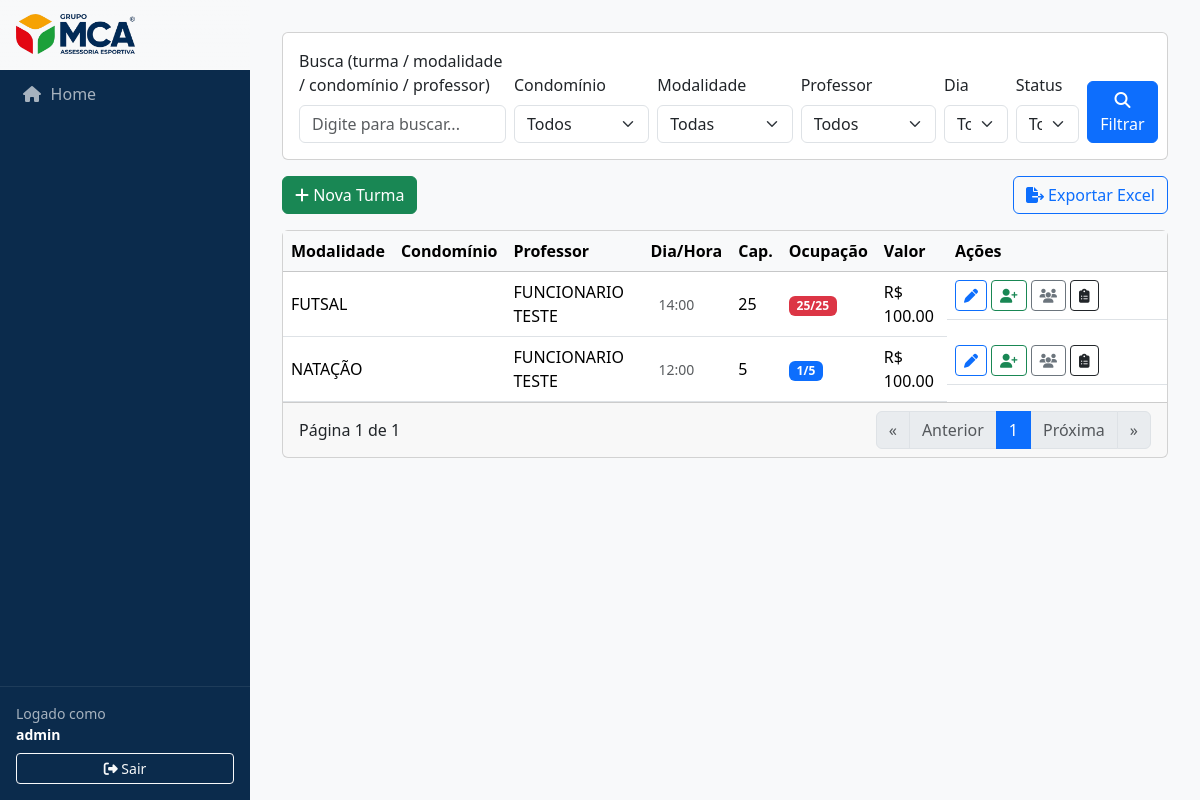
Page /turmas/ (signed in) on the earlier database version.
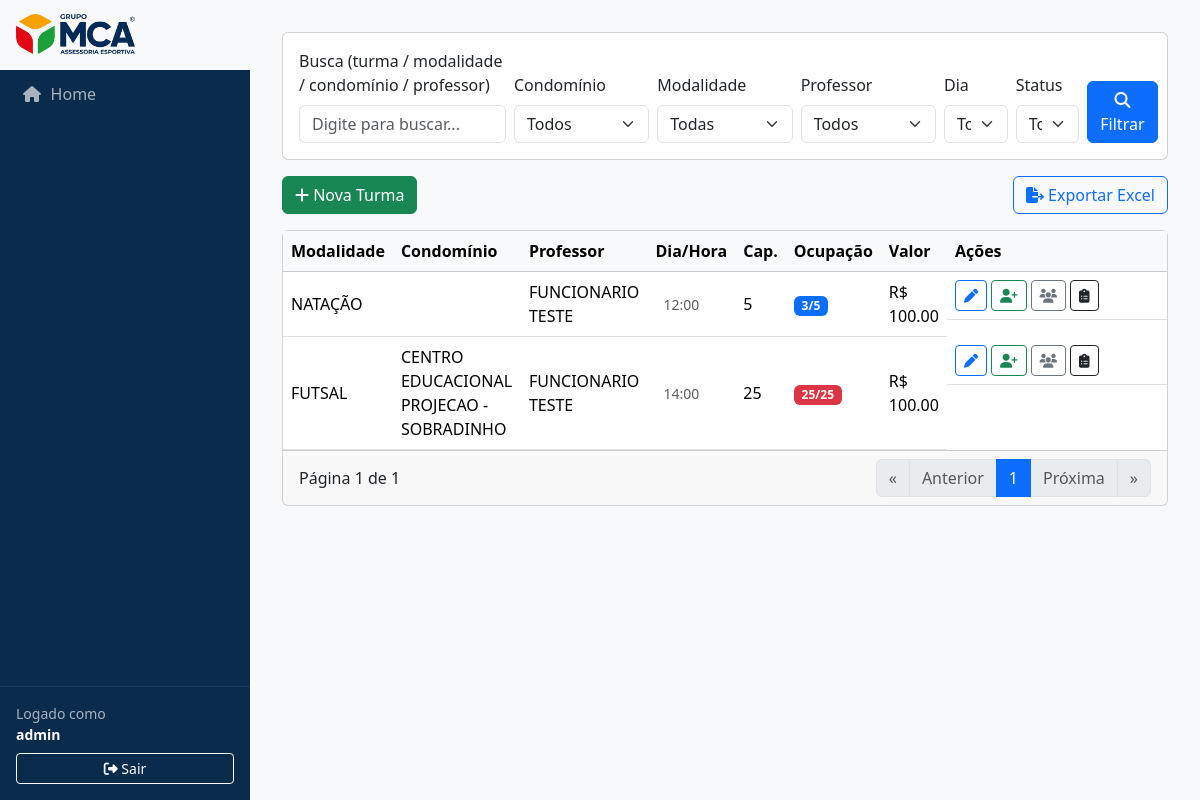
Same page on the later database version.
### turmas/models.py (models this page shows, shortened)
class Turma(models.Model):
    professor = models.ForeignKey(
        "funcionarios.Funcionario",
        on_delete=models.PROTECT,
        related_name="turmas",
    )
    modalidade = models.ForeignKey(
        "modalidades.Modalidade",
        on_delete=models.CASCADE,
        related_name="turmas",
    )
    nome_exibicao = models.CharField("Nome (opcional)", max_length=255, blank=True)
    valor = models.DecimalField("Valor Aula", max_digits=10, decimal_places=2,
                                validators=[MinValueValidator(Decimal("0.00"))])
    valor_dsr = models.DecimalField("Valor + DSR", max_digits=10, decimal_places=2,
                                    validators=[MinValueValidator(Decimal("0.00"))],
                                    default=Decimal("0.00"))
    vale_transporte = models.DecimalField("VT/VA", max_digits=10, decimal_places=2,
                                          validators=[MinValueValidator(Decimal("0.00"))],
                                          default=Decimal("0.00"))
    bonificacao = models.DecimalField("Bonificação", max_digits=10, decimal_places=2,
                                      validators=[MinValueValidator(Decimal("0.00"))],
                                      default=Decimal("0.00"), blank=True,null=True)
    observacoes = models.TextField("Observações", blank=True, null=True)
    capacidade = models.PositiveIntegerField("Capacidade (máx. alunos)",
                                             validators=[MinValueValidator(1)])
    hora_inicio = models.TimeField(default="18:00")
    duracao_minutos = models.PositiveIntegerField(default=60)
    seg = models.BooleanField("Seg", default=False)
    ter = models.BooleanField("Ter", default=False)
    qua = models.BooleanField("Qua", default=False)
    qui = models.BooleanField("Qui", default=False)
    sex = models.BooleanField("Sex", default=False)
    sab = models.BooleanField("Sáb", default=False)
    dom = models.BooleanField("Dom", default=False)
    inicio_vigencia = models.DateField()
    fim_vigencia = models.DateField(null=True, blank=True)
    ativo = models.BooleanField(default=True)
    created_at = models.DateTimeField(auto_now_add=True)
    updated_at = models.DateTimeField(auto_now=True)
    class Meta:
        ordering = ["modalidade__condominio__nome", "modalidade__nome", "hora_inicio", "id"]
        indexes = [
            models.Index(fields=["professor", "hora_inicio"]),
            models.Index(fields=["ativo"]),
        ]
        verbose_name = "Turma"
        verbose_name_plural = "Turmas"
    @property
    def condominio(self):
        return self.modalidade.condominio
    @property
    def ocupacao(self) -> int:
        return self.matriculas.filter(ativa=True).count()

### modalidades/models.py (models this page shows, shortened)
class Modalidade(models.Model):
    nome = models.CharField("Nome", max_length=100)
    slug = models.SlugField("Slug", max_length=120, unique=True, blank=True)
    descricao = models.TextField("Descrição", blank=True)
    ativo = models.BooleanField(default=True)
    condominio = models.ForeignKey(
        Condominio,
        on_delete=models.CASCADE,
        related_name="modalidades",
        verbose_name="Condomínio",
        null=True, blank=True
    )
    created_at = models.DateTimeField("Criado em", auto_now_add=True)
    updated_at = models.DateTimeField("Atualizado em", auto_now=True)
    class Meta:
        ordering = ["nome", "id"]
        verbose_name = "Modalidade"
        verbose_name_plural = "Modalidades"
        constraints = [
            models.UniqueConstraint(
                fields=["condominio", "nome"],
                name="uniq_modalidade_por_condominio_nome",
            )
        ]

### funcionarios/models.py (models this page shows, shortened)
class Funcionario(models.Model):
    user = models.OneToOneField(
        User, on_delete=models.CASCADE, related_name="funcionario",
        null=True, blank=True
    )
    cpf_cnpj = models.CharField("CPF/CNPJ", max_length=14, unique=True, validators=[DOC_VALIDATOR])
    nome = models.CharField("Nome", max_length=255)
    email = models.EmailField("E-mail", blank=True, validators=[EmailValidator()])
    telefone = models.CharField("Telefone", max_length=30, blank=True)
    rg = models.CharField("RG", max_length=20, blank=True)
    registro_cref = models.CharField("Registro CREF", max_length=30, blank=True)
    tam_uniforme = models.CharField("Tamanho do Uniforme", max_length=10, blank=True)
    data_nascimento = models.DateField("Data de Nascimento", null=True, blank=True)
    data_admissao = models.DateField("Data de Admissão", null=True, blank=True)
    class Cargo(models.TextChoices):
        ADMINISTRATIVO = "ADMIN", "Administrativo"
        FINANCEIRO = "FIN", "Financeiro"
        RH = "RH", "Recursos Humanos"
        PROFESSOR = "PROF", "Professor"    # ✅ alterado
        DIRETOR = "DIR", "Diretoria"
        OUTRO = "OUTRO", "Outro"
    cargo = models.CharField(
        "Cargo",
        max_length=20,
        choices=Cargo.choices,
        default=Cargo.OUTRO,
        db_index=True
    )
    class RegimeTrabalhista(models.TextChoices):
        CLT_HORISTA = "CLT_HORISTA", "CLT Horista"   # ✅ alterado
        CLT_NORMAL = "CLT_NORMAL", "CLT Normal"     # ✅ alterado
        ESTAGIARIO = "ESTAGIARIO", "Estagiário"
        PJ = "PJ", "Pessoa Jurídica"
        OUTRO = "OUTRO", "Outro"
    regime_trabalhista = models.CharField(
        "Regime Trabalhista",
        max_length=20,
        choices=RegimeTrabalhista.choices,
        default=RegimeTrabalhista.OUTRO,
        db_index=True,
    )
    ativo = models.BooleanField(default=True)
    created_at = models.DateTimeField("Criado em", auto_now_add=True)
    updated_at = models.DateTimeField("Atualizado em", auto_now=True)
    class Meta:
        ordering = ["nome", "id"]
        indexes = [
            models.Index(fields=["nome"]),
            models.Index(fields=["ativo"]),
            models.Index(fields=["cargo"]),
        ]
        verbose_name = "Funcionário"
        verbose_name_plural = "Funcionários"

### condominios/models.py (models this page shows, shortened)
class Condominio(models.Model):
    cnpj = models.CharField("CNPJ", max_length=14, unique=True, validators=[CNPJ_VALIDATOR])
    nome = models.CharField("Nome Completo", max_length=255)
    email = models.EmailField("E-mail", blank=True, validators=[EmailValidator()])
    cep = models.CharField("CEP", max_length=9, blank=True)
    numero = models.CharField("Número", max_length=20, blank=True)
    logradouro = models.CharField("Logradouro", max_length=255, blank=True)
    bairro = models.CharField("Bairro", max_length=255, blank=True)
    complemento = models.CharField("Complemento", max_length=255, blank=True)
    municipio = models.CharField("Município", max_length=255, blank=True)
    estado = models.CharField("Estado (UF)", max_length=2, choices=UF_CHOICES, blank=True)
    ativo = models.BooleanField(default=True)
    created_at = models.DateTimeField("Criado em", auto_now_add=True)
    updated_at = models.DateTimeField("Atualizado em", auto_now=True)
    class Meta:
        ordering = ["nome"]
        indexes = [
            models.Index(fields=["municipio", "estado"]),
            models.Index(fields=["ativo"]),
        ]
        verbose_name = "Condomínio"
        verbose_name_plural = "Condomínios"

### turmas/views.py (the view)
# urls.py: path("turmas/", views.list_turmas, name="list"),
@login_required
def list_turmas(request: HttpRequest) -> HttpResponse:
    user = request.user
    if hasattr(user, "funcionario") and user.funcionario.cargo == "PROF":
        turmas = Turma.objects.filter(professor=user.funcionario)
    else:
        turmas = Turma.objects.all()
    q = (request.GET.get("q") or "").strip()
    condominio_id = request.GET.get("condominio") or ""
    modalidade_id = request.GET.get("modalidade") or ""
    professor_id = request.GET.get("professor") or ""
    dia_param = request.GET.get("dia_semana") or ""
    ativos_param = request.GET.get("ativos", "")
    qs = ts.buscar_turmas(
        q=q,
        condominio_id=int(condominio_id) if condominio_id else None,
        modalidade_id=int(modalidade_id) if modalidade_id else None,
        professor_id=int(professor_id) if professor_id else None,
        dia_semana=int(dia_param) if dia_param else None,
        ativos=(None if ativos_param == "" else (ativos_param == "1")),
    )
    if hasattr(request.user, "funcionario") and request.user.funcionario.cargo == "PROF":
        qs = qs.filter(professor=request.user.funcionario)
    page = max(1, int(request.GET.get("page", "1") or 1))
    page_obj = Paginator(qs, 20).get_page(page)
    try:
        from condominios.models import Condominio
        condominios = Condominio.objects.filter(modalidade__isnull=False).distinct()
    except Exception:
        condominios = []
    modalidades = Modalidade.objects.all().order_by("nome")
    professores = Funcionario.objects.filter(ativo=True).order_by("nome")
    clientes = []
    if Cliente is not None:
        clientes = Cliente.objects.filter(ativo=True).order_by("nome_razao")[:500]
    def _v(v: str) -> str:
        return v if v is not None else ""
    base_qs = f"q={_v(q)}&condominio={_v(condominio_id)}&modalidade={_v(modalidade_id)}&professor={_v(professor_id)}&dia_semana={_v(dia_param)}&ativos={_v(ativos_param)}"
    suffix = "&" + base_qs if base_qs else ""
    ctx = {
        "page_obj": page_obj,
        "q": q,
        "condominio_id": str(condominio_id),
        "modalidade_id": str(modalidade_id),
        "professor_id": str(professor_id),
        "dia_param": str(dia_param),
        "ativos_param": ativos_param,
        "condominios": condominios,
        "modalidades": modalidades,
        "professores": professores,
        "clientes": clientes,
        "DIAS_SEMANA": DIAS_SEMANA,
        "base_qs": base_qs,
        "suffix": suffix,
    }
    return render(request, "turmas/list.html", ctx)

### templates/turmas/list.html (shortened to what the changed rows need)
{% extends "base.html" %}
{% load static %}
{% block content %}
<div class="card">
  <div class="table-responsive">
    <table class="table table-hover align-middle mb-0">
      <thead class="table-light">
        <tr>
          <th>Modalidade</th>
          <th>Condomínio</th>
          <th>Professor</th>
          <th>Dia/Hora</th>
          <th>Cap.</th>
          <th>Ocupação</th>
          <th>Valor</th>
          <th style="width: 220px;">Ações</th>
        </tr>
      </thead>
      <tbody>
        {% for t in page_obj.object_list %}
        <tr>
          <td>
            {{ t.modalidade.nome }}
          </td>
          <td>{{ t.condominio.nome }}</td>
          <td>{{ t.professor.nome }}</td>
          <td>
            <div class="d-flex align-items-center gap-2">
              <small class="text-muted">{{ t.hora_inicio|time:"H:i" }}</small>
            </div>
          </td>
          <td>{{ t.capacidade }}</td>
          <td>
            {% if t.ocupacao >= t.capacidade %}
              <span class="badge text-bg-danger">{{ t.ocupacao }}/{{ t.capacidade }}</span>
            {% else %}
              <span class="badge text-bg-primary">{{ t.ocupacao }}/{{ t.capacidade }}</span>
            {% endif %}
          </td>
          <td>R$ {{ t.valor }}</td>
          <td class="d-flex gap-1 flex-wrap">
        {% if request.user.funcionario.cargo == "PROF" %}
          <a class="btn btn-sm btn-outline-dark"
            title="Presenças"
            href="{% url 'turmas:presencas_turma' turma_id=t.id %}">
            <i class="fa-solid fa-clipboard-list"></i>
          </a>
        {% else %}
          <button class="btn btn-sm btn-outline-primary"
                  title="Editar turma"
                  data-bs-toggle="modal"
                  data-bs-target="#turmaModal"
                  data-mode="edit"
                  data-id="{{ t.id }}"
                  data-professor="{{ t.professor.id }}"
                  data-modalidade="{{ t.modalidade.id }}"
                  data-condominio="{{ t.condominio.id }}"
                  data-nome_exibicao="{{ t.nome_exibicao|default_if_none:''|escape }}"
                  data-valor="{{ t.valor }}"
                  data-capacidade="{{ t.capacidade }}"
                  data-hora_inicio="{{ t.hora_inicio|time:'H:i' }}"
                  data-duracao="{{ t.duracao_minutos }}"
                  data-inicio_vigencia="{{ t.inicio_vigencia|date:'Y-m-d' }}"
                  data-fim_vigencia="{{ t.fim_vigencia|date:'Y-m-d' }}"
                  data-seg="{{ t.seg|yesno:'1,0' }}"
                  data-ter="{{ t.ter|yesno:'1,0' }}"
                  data-qua="{{ t.qua|yesno:'1,0' }}"
                  data-qui="{{ t.qui|yesno:'1,0' }}"
                  data-sex="{{ t.sex|yesno:'1,0' }}"
                  data-sab="{{ t.sab|yesno:'1,0' }}"
                  data-dom="{{ t.dom|yesno:'1,0' }}"
                  data-ativo="{{ t.ativo|yesno:'1,0' }}">
            <i class="fa-solid fa-pen"></i>
          </button>
          <a class="btn btn-sm btn-outline-success"
            title="Matricular alunos"
            href="{% url 'turmas:matriculas_turma' t.id %}">
            <i class="fa-solid fa-user-plus"></i>
          </a>
          <a class="btn btn-sm btn-outline-secondary"
            title="Ver alunos"
            href="{% url 'turmas:alunos' t.id %}">
            <i class="fa-solid fa-users"></i>
          </a>
          <a class="btn btn-sm btn-outline-dark"
            title="Presenças"
            href="{% url 'turmas:presencas_turma' turma_id=t.id %}">
            <i class="fa-solid fa-clipboard-list"></i>
          </a>
        {% endif %}
      </td>
        </tr>
        {% empty %}
        <tr><td colspan="8" class="text-center py-4">Nenhuma turma encontrada.</td></tr>
        {% endfor %}
      </tbody>
    </table>
  </div>
</div>
{% endblock %}

Differences in the rows shown:
shown differently, row unchanged: Turma "NATAÇÃO": ocupacao "1" → "3"; moves up the list
changed through a linked row, Turma "FUTSAL": condominio.nome (not shown) → "CENTRO EDUCACIONAL PROJECAO - SOBRADINHO"
